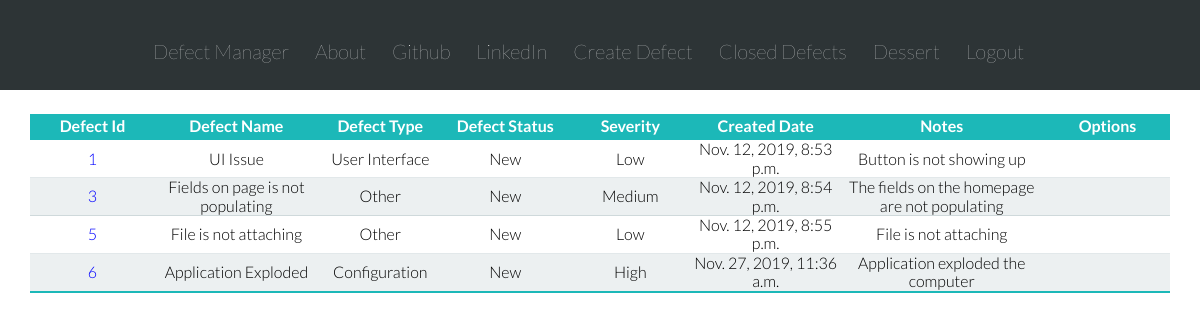
Page / (signed in) on the earlier database version.
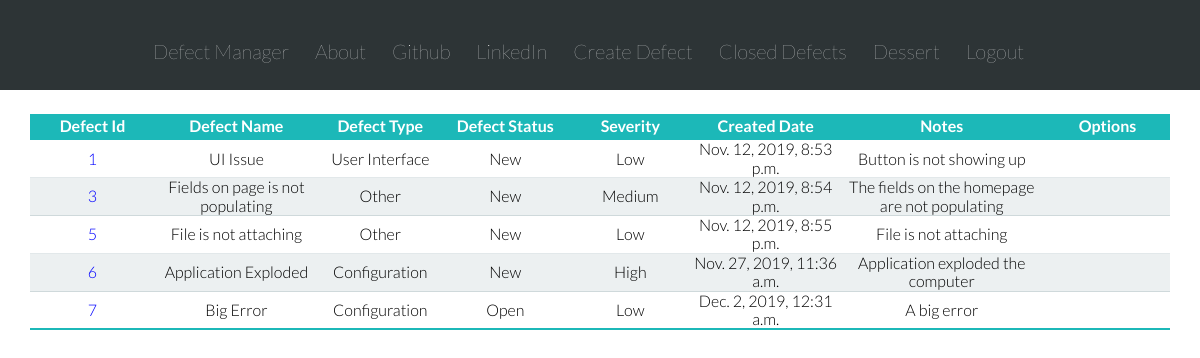
Same page on the later database version.
### defect_manager_app/models.py (models this page shows, shortened)
class Defect(models.Model):
    DEFECT_STATUS_NEW = 'New'
    DEFECT_STATUS_OPEN = 'Open'
    DEFECT_STATUS_REJECTED = 'Rejected'
    DEFECT_STATUS_FIXED = 'Fixed'
    DEFECT_STATUS_CLOSE = 'Closed'
    DEFECT_STATUS_CHOICES = [
    (DEFECT_STATUS_NEW, 'New'),
    (DEFECT_STATUS_OPEN, 'Open'),
    (DEFECT_STATUS_REJECTED, 'Rejected'),
    (DEFECT_STATUS_FIXED, 'Fixed'),
    (DEFECT_STATUS_CLOSE, 'Closed'),
    ]
    DEFECT_TYPE_CONFIG = 'Configuration'
    DEFECT_TYPE_TESTERROR = 'Tester Error'
    DEFECT_TYPE_UI = 'User Interface'
    DEFECT_TYPE_OTHER = 'Other'
    DEFECT_TYPE_CHOICES = [
    (DEFECT_TYPE_CONFIG, 'Configuration'),
    (DEFECT_TYPE_TESTERROR, 'Tester Error'),
    (DEFECT_TYPE_UI, 'User Interface'),
    (DEFECT_TYPE_OTHER, 'OTHER'),
    ]
    DEFECT_SEVERITY_LOW = 'Low'
    DEFECT_SEVERITY_MEDIUM = 'Medium'
    DEFECT_SEVERITY_HIGH = 'High'
    DEFECT_SEVERITY_CHOICES = [
    (DEFECT_SEVERITY_LOW, 'Low'),
    (DEFECT_SEVERITY_MEDIUM, 'Medium'),
    (DEFECT_SEVERITY_HIGH, 'High'),
    ]
    author = models.CharField(max_length=256)
    defect_status = models.CharField(max_length=10,
                                    choices=DEFECT_STATUS_CHOICES,
                                    default=DEFECT_STATUS_NEW,
                                    )
    defect_type = models.CharField(max_length=64,
                                    choices=DEFECT_TYPE_CHOICES,
                                    default=DEFECT_TYPE_CONFIG,
                                    )
    severity = models.CharField(max_length=8,
                                choices=DEFECT_SEVERITY_CHOICES,
                                default='',
                                )
    name = models.CharField(max_length=200, default='')
    created_date = models.DateTimeField(default=timezone.now)
    close_date = models.DateTimeField(blank=True, null=True)
    notes = models.TextField()
    modified_date = models.DateTimeField(blank=True, null=True)

### defect_manager_app/views.py (the view)
# urls.py: path('', views.DefectListView.as_view(), name='defect_list'),
class DefectListView(LoginRequiredMixin, ListView):
    login_url = 'accounts/login/'
    model = Defect

### defect_manager_app/templates/defect_manager_app/defect_list.html (shortened to what this page needs)
{% extends 'defect_manager_app/base.html' %}
{% block content %}
<table class="defect-list-table row">
  <thead>
    <tr>
      <th>Defect Id</th>
      <th>Defect Name</th>
      <th>Defect Type</th>
      <th>Defect Status</th>
      <th>Severity</th>
      <th>Created Date</th>
      <th>Notes</th>
      <th>Options</th>
    </tr>
  </thead>
    {% for defect in defect_list %}
      {% if defect.defect_status != 'Closed' %}
      <tr>
        <td><a href="{% url 'defect_manager_app:defect_detail' pk=defect.pk%}">{{ defect.id }}</a></td>
        <td>{{ defect.name }}</td>
        <td>{{ defect.defect_type }}</td>
        <td>{{ defect.defect_status }}</td>
        <td>{{ defect.severity }}</td>
        <td>{{ defect.created_date }}</td>
        <td>{{ defect.notes }}</td>
        <td><a href="{% url 'defect_manager_app:delete_defect' pk=defect.pk %}"></a></td>
      </tr>
      {% endif %}
    {% endfor %}
</table>
{% endblock %}

Differences in the rows shown:
added Defect: id "7", name "Big Error", defect_type "Configuration", defect_status "Open", severity "Low", created_date "Dec. 2, 2019, 12:31 a.m.", notes "A big error"
